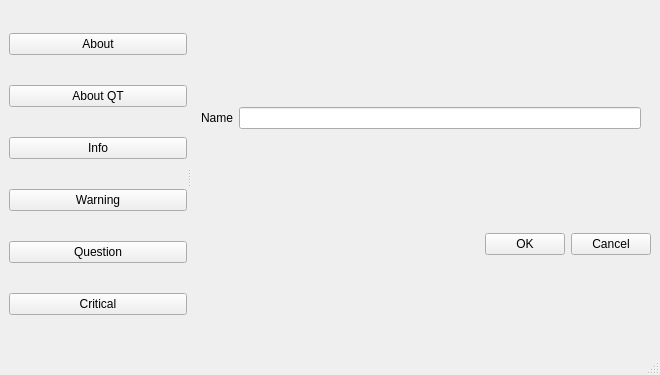
<?xml version="1.0" encoding="UTF-8"?>
<ui version="4.0">
 <class>MainWindow</class>
 <widget class="QMainWindow" name="MainWindow">
  <property name="geometry">
   <rect>
    <x>0</x>
    <y>0</y>
    <width>660</width>
    <height>375</height>
   </rect>
  </property>
  <property name="windowTitle">
   <string>MainWindow</string>
  </property>
  <widget class="QWidget" name="centralwidget">
   <layout class="QVBoxLayout" name="verticalLayout_3">
    <item>
     <widget class="QSplitter" name="splitter">
      <property name="orientation">
       <enum>Qt::Horizontal</enum>
      </property>
      <widget class="QWidget" name="">
       <layout class="QVBoxLayout" name="verticalLayout_2">
        <item>
         <widget class="QPushButton" name="pushButton_6">
          <property name="text">
           <string>About</string>
          </property>
         </widget>
        </item>
        <item>
         <widget class="QPushButton" name="pushButton_7">
          <property name="text">
           <string>About QT</string>
          </property>
         </widget>
        </item>
        <item>
         <widget class="QPushButton" name="pushButton_3">
          <property name="text">
           <string>Info</string>
          </property>
         </widget>
        </item>
        <item>
         <widget class="QPushButton" name="pushButton_4">
          <property name="text">
           <string>Warning</string>
          </property>
         </widget>
        </item>
        <item>
         <widget class="QPushButton" name="pushButton_5">
          <property name="text">
           <string>Question</string>
          </property>
         </widget>
        </item>
        <item>
         <widget class="QPushButton" name="pushButton_8">
          <property name="text">
           <string>Critical</string>
          </property>
         </widget>
        </item>
       </layout>
      </widget>
      <widget class="QWidget" name="">
       <layout class="QVBoxLayout" name="verticalLayout">
        <item>
         <layout class="QHBoxLayout" name="horizontalLayout">
          <property name="leftMargin">
           <number>10</number>
          </property>
          <property name="topMargin">
           <number>10</number>
          </property>
          <property name="rightMargin">
           <number>10</number>
          </property>
          <property name="bottomMargin">
           <number>10</number>
          </property>
          <item>
           <widget class="QLabel" name="label">
            <property name="text">
             <string>Name</string>
            </property>
            <property name="buddy">
             <cstring>lineEdit</cstring>
            </property>
           </widget>
          </item>
          <item>
           <widget class="QLineEdit" name="lineEdit"/>
          </item>
         </layout>
        </item>
        <item>
         <layout class="QHBoxLayout" name="horizontalLayout_2">
          <item>
           <spacer name="horizontalSpacer">
            <property name="orientation">
             <enum>Qt::Horizontal</enum>
            </property>
            <property name="sizeType">
             <enum>QSizePolicy::MinimumExpanding</enum>
            </property>
            <property name="sizeHint" stdset="0">
             <size>
              <width>40</width>
              <height>20</height>
             </size>
            </property>
           </spacer>
          </item>
          <item>
           <widget class="QPushButton" name="pushButton">
            <property name="text">
             <string>OK</string>
            </property>
           </widget>
          </item>
          <item>
           <widget class="QPushButton" name="pushButton_2">
            <property name="text">
             <string>Cancel</string>
            </property>
           </widget>
          </item>
         </layout>
        </item>
       </layout>
      </widget>
     </widget>
    </item>
   </layout>
  </widget>
  <widget class="QStatusBar" name="statusbar"/>
 </widget>
 <tabstops>
  <tabstop>lineEdit</tabstop>
  <tabstop>pushButton_6</tabstop>
  <tabstop>pushButton_7</tabstop>
  <tabstop>pushButton_3</tabstop>
  <tabstop>pushButton_4</tabstop>
  <tabstop>pushButton_5</tabstop>
  <tabstop>pushButton_8</tabstop>
  <tabstop>pushButton</tabstop>
  <tabstop>pushButton_2</tabstop>
 </tabstops>
 <resources/>
 <connections/>
</ui>
